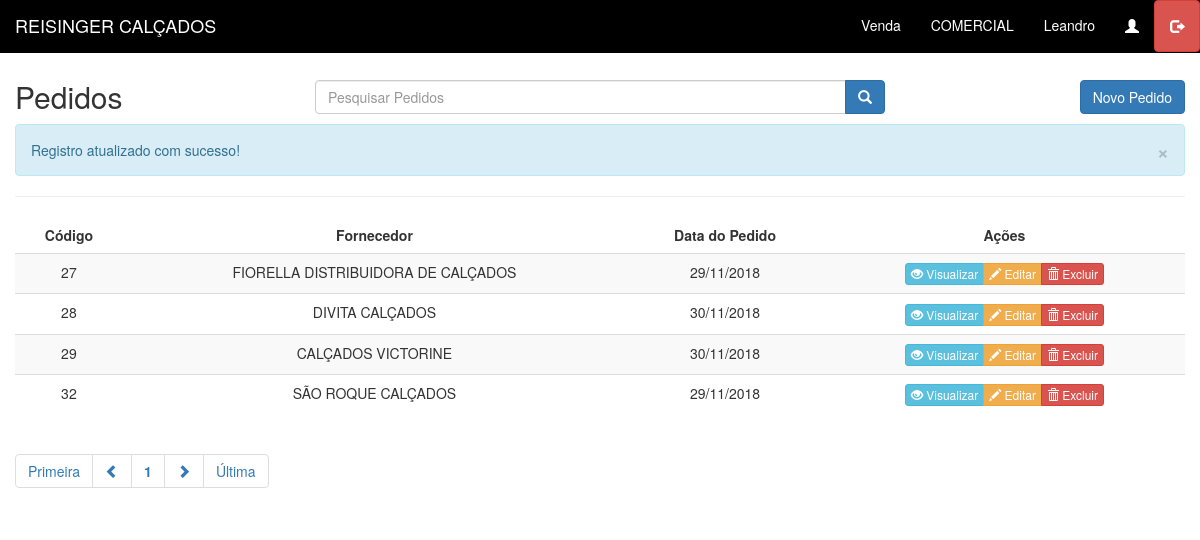
Page /pedido/lista_ped.php?msg=2 (signed in) on the committed database.
### tables this page shows
CREATE TABLE IF NOT EXISTS `pedido` (
  `cod_ped` int(11) NOT NULL AUTO_INCREMENT,
  `cod_forn` int(11) DEFAULT NULL,
  `dt_ped` date DEFAULT NULL,
  PRIMARY KEY (`cod_ped`),
  KEY `cod_forn` (`cod_forn`),
  CONSTRAINT `cod_forn2` FOREIGN KEY (`cod_forn`) REFERENCES `fornecedor` (`cod_forn`)
);

CREATE TABLE IF NOT EXISTS `fornecedor` (
  `cod_forn` int(11) NOT NULL AUTO_INCREMENT,
  `nome_forn` varchar(50) DEFAULT NULL,
  `tel_forn` varchar(15) DEFAULT NULL,
  `nome_contato` varchar(50) DEFAULT NULL,
  `cnpj` char(18) DEFAULT NULL,
  PRIMARY KEY (`cod_forn`)
);

### pedido/lista_ped.php (the view, shortened to what this page needs)
<!DOCTYPE html>
<html>
	<head>
		<link href="../css/bootstrap.min.css" rel="stylesheet">
		<link href="../css/style.css" rel="stylesheet">
	</head>
	<body>
		<br><br>
		<div id="main" class="container-fluid">
			<div id="top" class="row">
				<div class="col-sm-3 col-xs-12">
                <br>
					<h2>Pedidos</h2>
				</div>
                <br>
				<div class="col-sm-6 col-xs-12">
					<div class="input-group h2">
						<input name="data-[search]" onKeydown="Javascript: if (event.keyCode==13) PesquisaConteudoPed();" class="form-control" id="search_ped" type="text" placeholder="Pesquisar Pedidos">
						<span class="input-group-btn">
							<button class="btn btn-primary" onclick="PesquisaConteudoPed()" type="submit">
								<span class="glyphicon glyphicon-search"></span>
							</button>
						</span>
					</div>
				</div>
				<div class="col-sm-3 col-xs-12">
					<a href="fadd_ped.php" class="btn btn-primary pull-right h2">Novo Pedido</a>
				</div>
			</div>
			<div>	<?php include "mensagens.php"; ?>	</div>
			<hr/>
			<div id="bloco-list-pag">
				<div id="list" class="row">
					<div class="table-responsive col-xs-12">
						<?php
							$quantidade = 10;
							$pagina = (isset($_GET['pagina'])) ? (int)$_GET['pagina'] : 1;
							$inicio = ($quantidade * $pagina) - $quantidade;
							$data_all = mysql_query("select * from pedido r, fornecedor f where f.cod_forn = r.cod_forn order by cod_ped asc limit $inicio, $quantidade;") or die(mysql_error());
							echo "<table class='table table-striped' cellspacing='0' cellpading='0'>";
							echo "<thead><tr>";
							echo "<td><center><strong>Código</strong></center></td>";
							echo "<td><center><strong>Fornecedor</strong></center></td>";
							echo "<td><center><strong>Data do Pedido</strong></center></td>";
							echo "<td class='actions'><center><strong>Ações</strong></center></td>";
							echo "</tr></thead><tbody>";
							while($info = mysql_fetch_array($data_all)){
								echo "<tr>";
								echo "<td><center>".$info['cod_ped']."</center></td>";
								echo "<td><center>".$info['nome_forn']."</center></td>";
								echo "<td><center>".date('d/m/Y', strtotime($info['dt_ped']))."</center></td>";
								echo "<td><center><div class='btn-group btn-group-xs'>";
								echo "<a class='btn btn-info btn-xs' href=view_ped.php?cod_ped=".$info['cod_ped']."><span class='glyphicon glyphicon-eye-open'></span> Visualizar </a>";
								echo "<a class='btn btn-warning btn-xs' href=fedita_ped.php?cod_ped=".$info['cod_ped']."><span class='glyphicon glyphicon-pencil'></span> Editar </a>";
								echo "<a class='btn btn-danger btn-xs'  onclick='deletaDadoPed(".$info['cod_ped'].")' data-toggle='modal' href='#delete-modal'><span class='glyphicon glyphicon-trash'></span> Excluir </a></div></center></td>";
							}
						?>
							</tr>
							</tbody>
							</table>
					</div>
				</div>
				<div id="bottom" class="row">
					<div class="col-xs-12">
						<ul class="pagination">
						<?php
							$sqlTotal 		= "select cod_ped from pedido;";
							$qrTotal  		= mysql_query($sqlTotal) or die (mysql_error());
							$numTotal 		= mysql_num_rows($qrTotal);
							$totalpagina = (ceil($numTotal/$quantidade)<=0) ? 1 : ceil($numTotal/$quantidade);
							$anterior = (($pagina-1) <= 0) ? 1 : $pagina - 1;
							$posterior = (($pagina+1) >= $totalpagina) ? $totalpagina : $pagina+1;
							echo "<li class='first'><a href='?pagina=1'> Primeira</a></li> ";
							echo "<li class='previous'><a href=\"?pagina=$anterior\"> <span class='glyphicon glyphicon-chevron-left'> </a></li> ";
								echo '<li><a href="?pagina='.$pagina.'"><strong>'.$pagina.'</strong></a></li> ';
							echo "<li class='next'><a href=\"?pagina=$posterior\"> <span class='glyphicon glyphicon-chevron-right'></a></li> ";
							echo "<li class='last'><a href=\"?pagina=$totalpagina\"> &Uacute;ltima</a></li>";
						?>
						</ul>
					</div>
				</div>
			</div>
		</div>
	</body>
</html>

### css/style.css (style rules this page uses)
.navbar-inverse { background-color: black; border-color: #000000; }
.navbar-brand { color: #fff; background-color: #000000; }
.navbar-inverse .navbar-nav>li>a { color: #fff; }
.navbar-inverse .navbar-brand { color: #fff; }

### rows in the picture
pedido: cod_ped "27", cod_forn.nome_forn "FIORELLA DISTRIBUIDORA DE CALÇADOS", dt_ped "29/11/2018"
pedido: cod_ped "28", cod_forn.nome_forn "DIVITA CALÇADOS", dt_ped "30/11/2018"
pedido: cod_ped "29", cod_forn.nome_forn "CALÇADOS VICTORINE", dt_ped "30/11/2018"
pedido: cod_ped "32", cod_forn.nome_forn "SÃO ROQUE CALÇADOS", dt_ped "29/11/2018"

### other values in the picture
$pagina "1"
